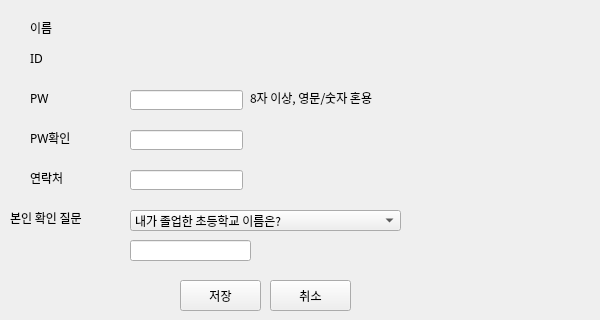
      <widget class="QWidget" name="tab_memedit">
       <attribute name="title">
        <string>회원정보수정</string>
       </attribute>
       <widget class="QLabel" name="label_29">
        <property name="geometry">
         <rect>
          <x>30</x>
          <y>170</y>
          <width>51</width>
          <height>16</height>
         </rect>
        </property>
        <property name="font">
         <font>
          <family>돋움체</family>
         </font>
        </property>
        <property name="text">
         <string>연락처</string>
        </property>
       </widget>
       <widget class="QLineEdit" name="edit_pw">
        <property name="geometry">
         <rect>
          <x>130</x>
          <y>90</y>
          <width>113</width>
          <height>20</height>
         </rect>
        </property>
        <property name="font">
         <font>
          <family>돋움체</family>
         </font>
        </property>
        <property name="echoMode">
         <enum>QLineEdit::Password</enum>
        </property>
       </widget>
       <widget class="QLabel" name="label_30">
        <property name="geometry">
         <rect>
          <x>250</x>
          <y>90</y>
          <width>201</width>
          <height>16</height>
         </rect>
        </property>
        <property name="font">
         <font>
          <family>돋움체</family>
         </font>
        </property>
        <property name="text">
         <string>8자 이상, 영문/숫자 혼용</string>
        </property>
       </widget>
       <widget class="QLabel" name="label_31">
        <property name="geometry">
         <rect>
          <x>30</x>
          <y>90</y>
          <width>41</width>
          <height>16</height>
         </rect>
        </property>
        <property name="font">
         <font>
          <family>돋움체</family>
         </font>
        </property>
        <property name="text">
         <string>PW</string>
        </property>
       </widget>
       <widget class="QLabel" name="edit_verify_pw2">
        <property name="geometry">
         <rect>
          <x>250</x>
          <y>130</y>
          <width>341</width>
          <height>21</height>
         </rect>
        </property>
        <property name="font">
         <font>
          <family>돋움체</family>
         </font>
        </property>
        <property name="text">
         <string/>
        </property>
       </widget>
       <widget class="QLineEdit" name="edit_verify_pw1">
        <property name="geometry">
         <rect>
          <x>130</x>
          <y>130</y>
          <width>113</width>
          <height>20</height>
         </rect>
        </property>
        <property name="font">
         <font>
          <family>돋움체</family>
         </font>
        </property>
        <property name="echoMode">
         <enum>QLineEdit::Password</enum>
        </property>
       </widget>
       <widget class="QLabel" name="label_32">
        <property name="geometry">
         <rect>
          <x>30</x>
          <y>50</y>
          <width>41</width>
          <height>16</height>
         </rect>
        </property>
        <property name="font">
         <font>
          <family>돋움체</family>
         </font>
        </property>
        <property name="text">
         <string>ID</string>
        </property>
       </widget>
       <widget class="QLineEdit" name="edit_tel">
        <property name="geometry">
         <rect>
          <x>130</x>
          <y>170</y>
          <width>113</width>
          <height>20</height>
         </rect>
        </property>
        <property name="font">
         <font>
          <family>돋움체</family>
         </font>
        </property>
       </widget>
       <widget class="QLabel" name="label_33">
        <property name="geometry">
         <rect>
          <x>30</x>
          <y>130</y>
          <width>61</width>
          <height>16</height>
         </rect>
        </property>
        <property name="font">
         <font>
          <family>돋움체</family>
         </font>
        </property>
        <property name="text">
         <string>PW확인</string>
        </property>
       </widget>
       <widget class="QLabel" name="edit_userid">
        <property name="geometry">
         <rect>
          <x>130</x>
          <y>50</y>
          <width>121</width>
          <height>16</height>
         </rect>
        </property>
        <property name="font">
         <font>
          <family>돋움체</family>
         </font>
        </property>
        <property name="text">
         <string/>
        </property>
       </widget>
       <widget class="QLabel" name="label_34">
        <property name="geometry">
         <rect>
          <x>30</x>
          <y>20</y>
          <width>41</width>
          <height>16</height>
         </rect>
        </property>
        <property name="font">
         <font>
          <family>돋움체</family>
         </font>
        </property>
        <property name="text">
         <string>이름</string>
        </property>
       </widget>
       <widget class="QLabel" name="edit_username">
        <property name="geometry">
         <rect>
          <x>130</x>
          <y>20</y>
          <width>121</width>
          <height>16</height>
         </rect>
        </property>
        <property name="font">
         <font>
          <family>돋움체</family>
         </font>
        </property>
        <property name="text">
         <string/>
        </property>
       </widget>
       <widget class="QPushButton" name="btn_cancel">
        <property name="geometry">
         <rect>
          <x>270</x>
          <y>280</y>
          <width>81</width>
          <height>31</height>
         </rect>
        </property>
        <property name="font">
         <font>
          <family>돋움체</family>
         </font>
        </property>
        <property name="text">
         <string>취소</string>
        </property>
       </widget>
       <widget class="QPushButton" name="btn_save">
        <property name="geometry">
         <rect>
          <x>180</x>
          <y>280</y>
          <width>81</width>
          <height>31</height>
         </rect>
        </property>
        <property name="font">
         <font>
          <family>돋움체</family>
         </font>
        </property>
        <property name="text">
         <string>저장</string>
        </property>
       </widget>
       <widget class="QLabel" name="label_37">
        <property name="geometry">
         <rect>
          <x>10</x>
          <y>210</y>
          <width>151</width>
          <height>16</height>
         </rect>
        </property>
        <property name="font">
         <font>
          <family>돋움체</family>
         </font>
        </property>
        <property name="text">
         <string>본인 확인 질문 </string>
        </property>
       </widget>
       <widget class="QComboBox" name="edit_ask">
        <property name="geometry">
         <rect>
          <x>130</x>
          <y>210</y>
          <width>271</width>
          <height>21</height>
         </rect>
        </property>
        <property name="font">
         <font>
          <family>돋움체</family>
         </font>
        </property>
        <item>
         <property name="text">
          <string>내가 졸업한 초등학교 이름은?</string>
         </property>
        </item>
        <item>
         <property name="text">
          <string>가장 좋아하는 책의 제목은?</string>
         </property>
        </item>
        <item>
         <property name="text">
          <string>가장 좋아하는 작가의 이름은?</string>
         </property>
        </item>
        <item>
         <property name="text">
          <string>내가 제일 존경하는 인물은?</string>
         </property>
        </item>
       </widget>
       <widget class="QLineEdit" name="edit_answer">
        <property name="geometry">
         <rect>
          <x>130</x>
          <y>240</y>
          <width>121</width>
          <height>21</height>
         </rect>
        </property>
        <property name="font">
         <font>
          <family>돋움체</family>
         </font>
        </property>
       </widget>
      </widget>
